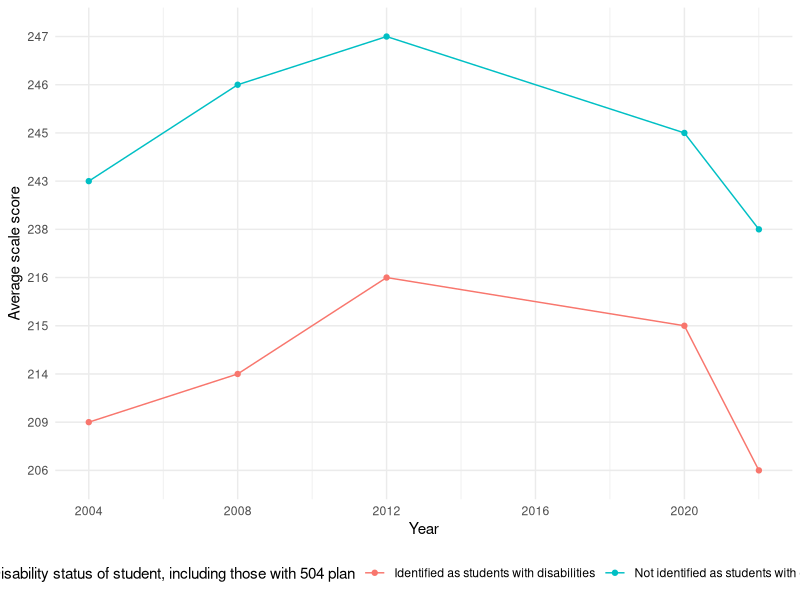
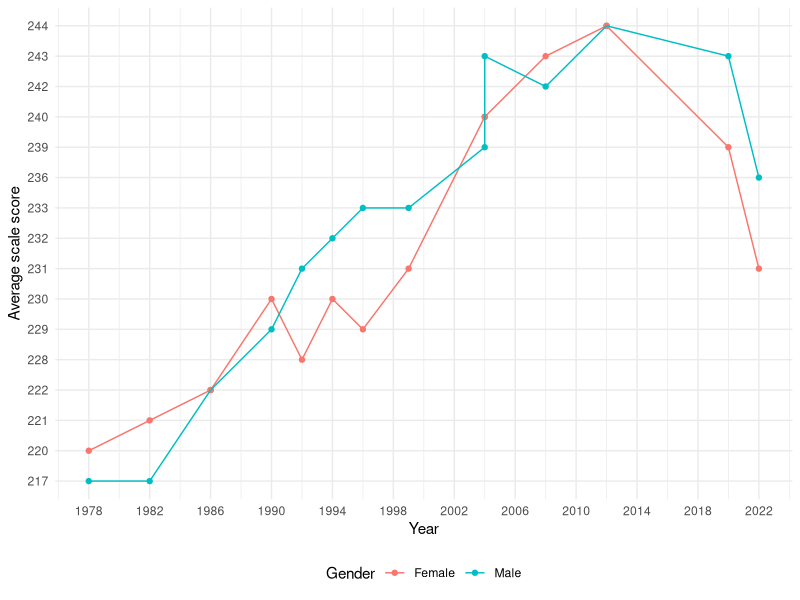
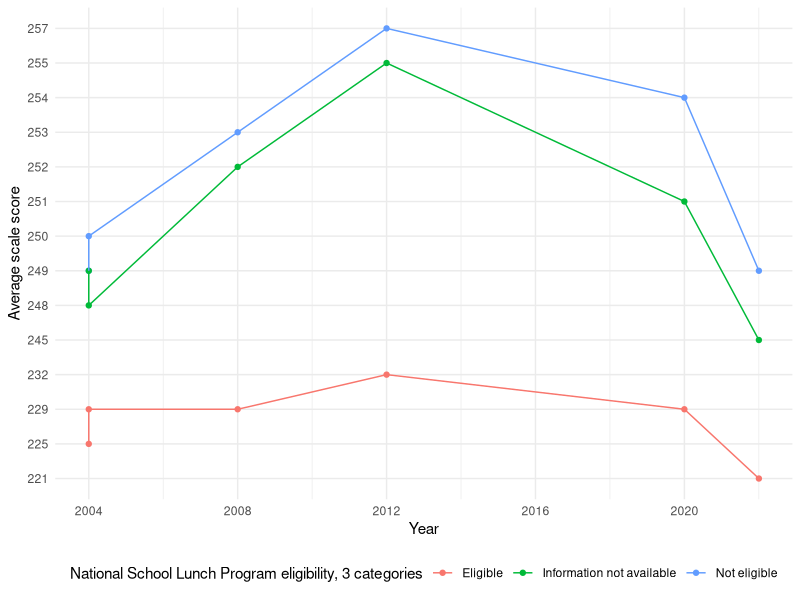
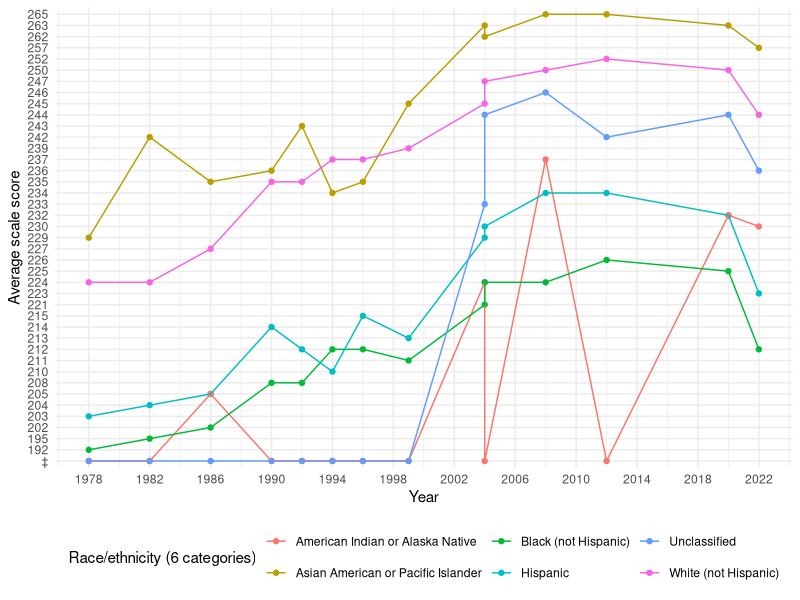
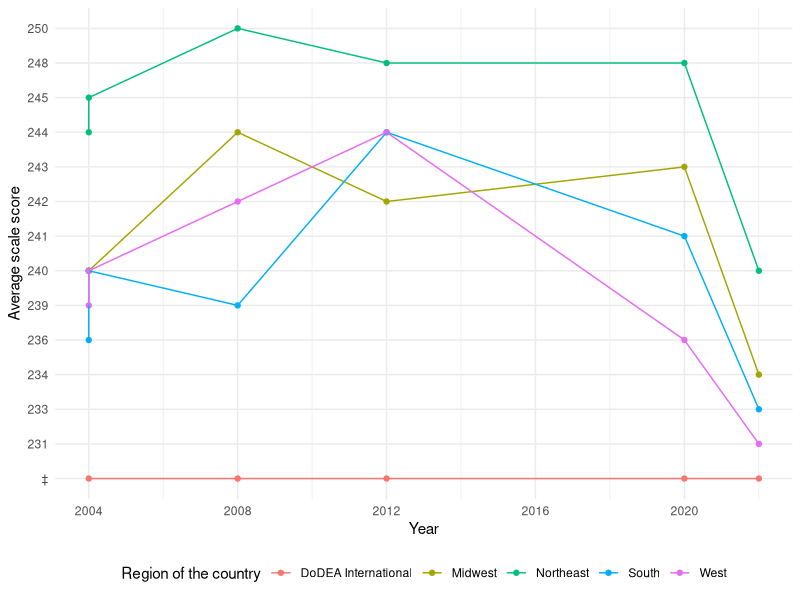
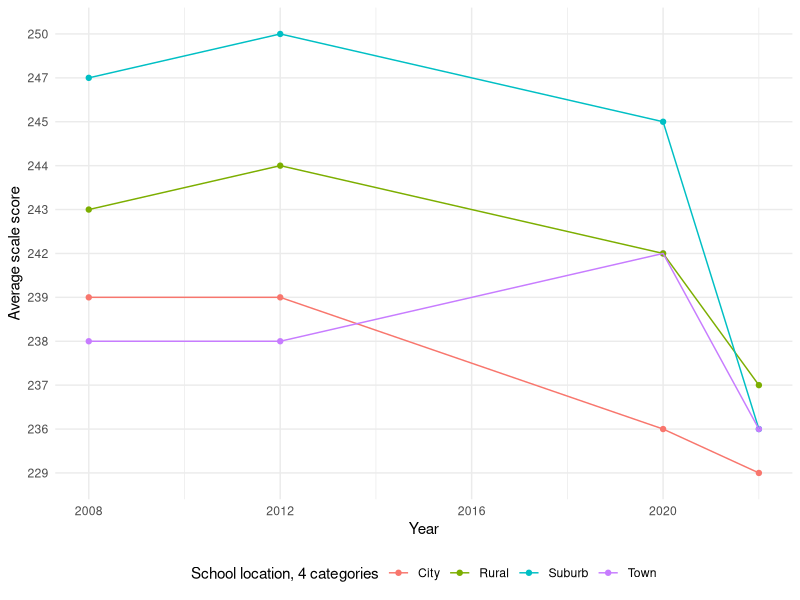
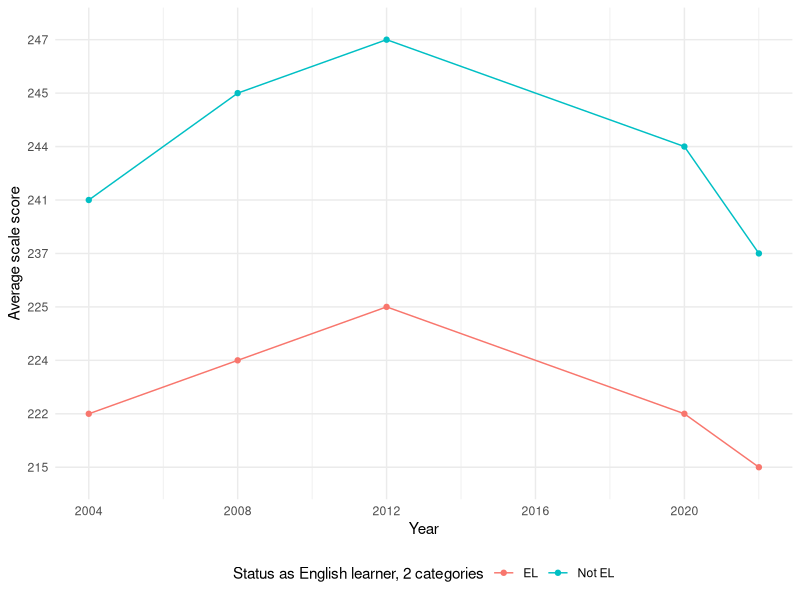

These figures' R source, in order:
## ---- chunk 1
#| echo: false

library(tidyverse)
library(lubridate)
## ---- chunk 2
disability <- read_csv("data/mathematics/Mathematics, Age 9, Disability sta.csv", show_col_types = FALSE)
colnames(disability) <- disability[8, 1:4]
disability <- disability[9:18, 1:4] |>
  mutate(Year = ymd(Year, truncated = 2L))

ggplot(disability, aes(x = Year, y = `Average scale score`, colour = `Disability status of student, including those with 504 plan`)) +
  geom_point() +
  geom_line(aes(group = `Disability status of student, including those with 504 plan`)) +
  scale_x_date(breaks = as.Date(paste0(seq(2004, 2024, 4), "-01-01")), date_labels = "%Y") +
  theme_minimal() + 
  theme(legend.position = "bottom")
## ---- chunk 3
gender <- read_csv("data/mathematics/Mathematics, Age 9, Gender.csv", show_col_types = FALSE)
colnames(gender) <- gender[8, 1:4]
gender <- gender[9:36, 1:4] |>
  mutate(Year = ymd(Year, truncated = 2L))

ggplot(gender, aes(x = Year, y = `Average scale score`, colour = Gender)) +
  geom_point() +
  geom_line(aes(group = Gender)) +
  scale_x_date(breaks = as.Date(paste0(seq(1978, 2024, 4), "-01-01")), date_labels = "%Y") +
  theme_minimal() + 
  theme(legend.position = "bottom")
## ---- chunk 4
national_school <- read_csv("data/mathematics/Mathematics, Age 9, National School.csv", show_col_types = FALSE)
colnames(national_school) <- national_school[8, 1:4]
national_school <- national_school[9:26, 1:4] |>
  mutate(Year = ymd(Year, truncated = 2L))

ggplot(national_school, aes(x = Year, y = `Average scale score`, colour = `National School Lunch Program eligibility, 3 categories`)) +
  geom_point() +
  geom_line(aes(group = `National School Lunch Program eligibility, 3 categories`)) +
  scale_x_date(breaks = as.Date(paste0(seq(2004, 2024, 4), "-01-01")), date_labels = "%Y") +
  theme_minimal() + 
  theme(legend.position = "bottom")
## ---- chunk 5
race <- read_csv("data/mathematics/Mathematics, Age 9, Race ethnicity.csv", show_col_types = FALSE)
colnames(race) <- race[8, 1:4]
race <- race[9:92, 1:4] |>
  mutate(Year = ymd(Year, truncated = 2L))

ggplot(race, aes(x = Year, y = `Average scale score`, colour = `Race/ethnicity (6 categories)`)) +
  geom_point() +
  geom_line(aes(group = `Race/ethnicity (6 categories)`)) +
  scale_x_date(breaks = as.Date(paste0(seq(1978, 2024, 4), "-01-01")), date_labels = "%Y") +
  theme_minimal() + 
  theme(legend.position = "bottom")
## ---- chunk 6
region <- read_csv("data/mathematics/Mathematics, Age 9, Region of the.csv", show_col_types = FALSE)
colnames(region) <- region[8, 1:4]
region <- region[9:37, 1:4] |>
  mutate(Year = ymd(Year, truncated = 2L))

ggplot(region, aes(x = Year, y = `Average scale score`, colour = `Region of the country`)) +
  geom_point() +
  geom_line(aes(group = `Region of the country`)) +
  scale_x_date(breaks = as.Date(paste0(seq(2004, 2024, 4), "-01-01")), date_labels = "%Y") +
  theme_minimal() + 
  theme(legend.position = "bottom")
## ---- chunk 7
location <- read_csv("data/mathematics/Mathematics, Age 9, School location.csv", show_col_types = FALSE)
colnames(location) <- location[8, 1:4]
location <- location[9:24, 1:4] |>
  mutate(Year = ymd(Year, truncated = 2L))

ggplot(location, aes(x = Year, y = `Average scale score`, colour = `School location, 4 categories`)) +
  geom_point() +
  geom_line(aes(group = `School location, 4 categories`)) +
  scale_x_date(breaks = as.Date(paste0(seq(2008, 2024, 4), "-01-01")), date_labels = "%Y") +
  theme_minimal() + 
  theme(legend.position = "bottom")
## ---- chunk 8
eng_status <- read_csv("data/mathematics/Mathematics, Age 9, Status as Engl.csv", show_col_types = FALSE)
colnames(eng_status) <- eng_status[8, 1:4]
eng_status <- eng_status[9:18, 1:4] |>
  mutate(Year = ymd(Year, truncated = 2L))

ggplot(eng_status, aes(x = Year, y = `Average scale score`, colour = `Status as English learner, 2 categories`)) +
  geom_point() +
  geom_line(aes(group = `Status as English learner, 2 categories`)) +
  scale_x_date(breaks = as.Date(paste0(seq(2004, 2024, 4), "-01-01")), date_labels = "%Y") +
  theme_minimal() + 
  theme(legend.position = "bottom")
